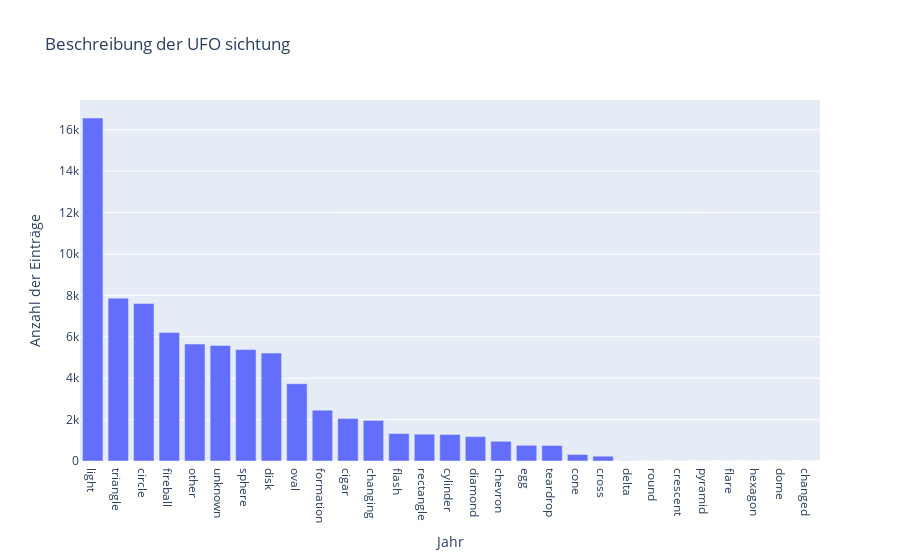

Notebook code for this chart:
### Markdown cell above
## Most Common Word Description

### Code cell
# Daten einlesen
df = pd.read_csv('data/ufo-data.csv')



# group by year and counting entry 
jahreszahl_count = df['shape'].value_counts()

fig = go.Figure(data=[go.Bar(x=jahreszahl_count.index, y=jahreszahl_count.values)])

fig.update_layout(title='Beschreibung der UFO sichtung',
                  xaxis_title='Jahr',
                  yaxis_title='Anzahl der Einträge')

fig.show()

### Figure 1 — Plotly figure (JSON) as saved in the notebook; plotly's stock layout.template omitted (floating-point values rounded to 4 significant figures)
{"data": [{"type": "bar", "x": ["light", "triangle", "circle", "fireball", "other", "unknown", "sphere", "disk", "oval", "formation", "cigar", "changing", "flash", "rectangle", "cylinder", "diamond", "chevron", "egg", "teardrop", "cone", "cross", "delta", "round", "crescent", "pyramid", "flare", "hexagon", "dome", "changed"], "y": [16565, 7865, 7608, 6208, 5649, 5584, 5387, 5213, 3733, 2457, 2057, 1962, 1328, 1297, 1283, 1178, 952, 759, 750, 316, 233, 7, 2, 2, 1, 1, 1, 1, 1]}], "layout": {"title": {"text": "Beschreibung der UFO sichtung"}, "xaxis": {"title": {"text": "Jahr"}}, "yaxis": {"title": {"text": "Anzahl der Einträge"}}}}
